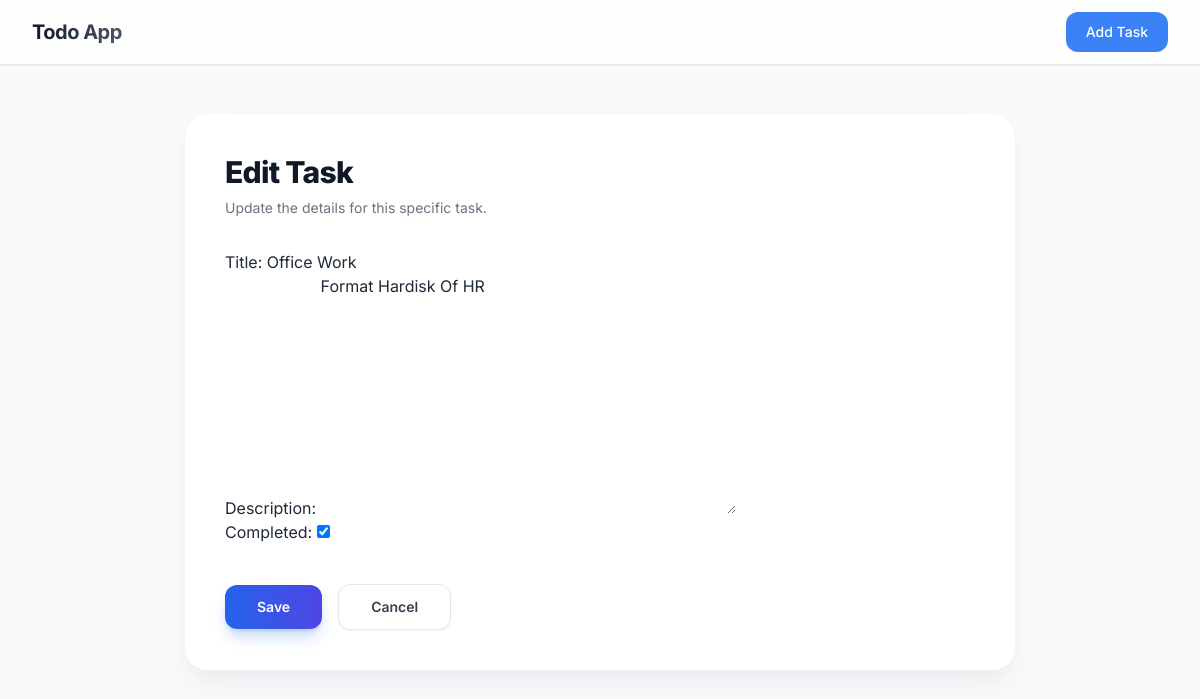
Page /edit/6/ on the committed database.
### todo/models.py (models this page shows, shortened)
class Task(models.Model):
    title = models.CharField(max_length=255)
    description = models.TextField(blank=True)
    completed = models.BooleanField(default=False)
    created_at = models.DateTimeField(auto_now_add=True)

### todo/views.py (the view)
# urls.py: path('edit/<int:pk>/', views.edit_task, name='edit_task'),
def edit_task(request, pk):
    task = get_object_or_404(Task, pk=pk)
    if request.method == 'POST':
        form = TaskAddForm(request.POST, instance=task)
        if form.is_valid():
            form.save()
            return redirect('home')
    form = TaskAddForm(instance=task)
    context = {
        'form' : form
    }
    return render(request, 'edit_task.html', context)

### todo/forms.py
class TaskAddForm(forms.ModelForm):
    class Meta:
        model = Task
        fields = ('title', 'description', 'completed')

### todo/templates/edit_task.html (shortened to what this page needs)
{% extends "base.html" %}
{% load tailwind_filters %}
{% block content %}
<main class="flex-1 w-full max-w-4xl mx-auto px-4 sm:px-6 lg:px-8 py-12">
  <div class="bg-white rounded-3xl shadow-xl shadow-gray-200/50 border border-gray-100 p-8 sm:p-10">
    <div class="mb-8">
      <h2 class="text-3xl font-extrabold text-gray-900 tracking-tight">Edit Task</h2>
      <p class="text-gray-500 mt-2 text-sm">Update the details for this specific task.</p>
    </div>
    <form class="space-y-6" action="" method="POST">
      <div>
        {{form | crispy}}
      </div>
      <div class="pt-4 flex items-center gap-4">
        <button type="submit"
          class="bg-gradient-to-r from-blue-600 to-indigo-600 text-white px-8 py-3 rounded-xl text-sm font-semibold shadow-lg shadow-blue-500/30 hover:shadow-blue-500/50 hover:-translate-y-0.5 transition-all duration-200">Save</button>
        <a href="" type="button"
          class="bg-white border border-gray-200 text-gray-700 px-8 py-3 rounded-xl text-sm font-semibold shadow-sm hover:bg-gray-50 hover:shadow-md hover:-translate-y-0.5 transition-all duration-200">Cancel</a>
      </div>
    </form>
  </div>
</main>
{% endblock %}

### todo/templates/base.html (style rules this page uses)
body { font-family: 'Inter', sans-serif; }

### rows in the picture
Task: title "Office Work", description "Format Hardisk Of HR", completed "☑"
